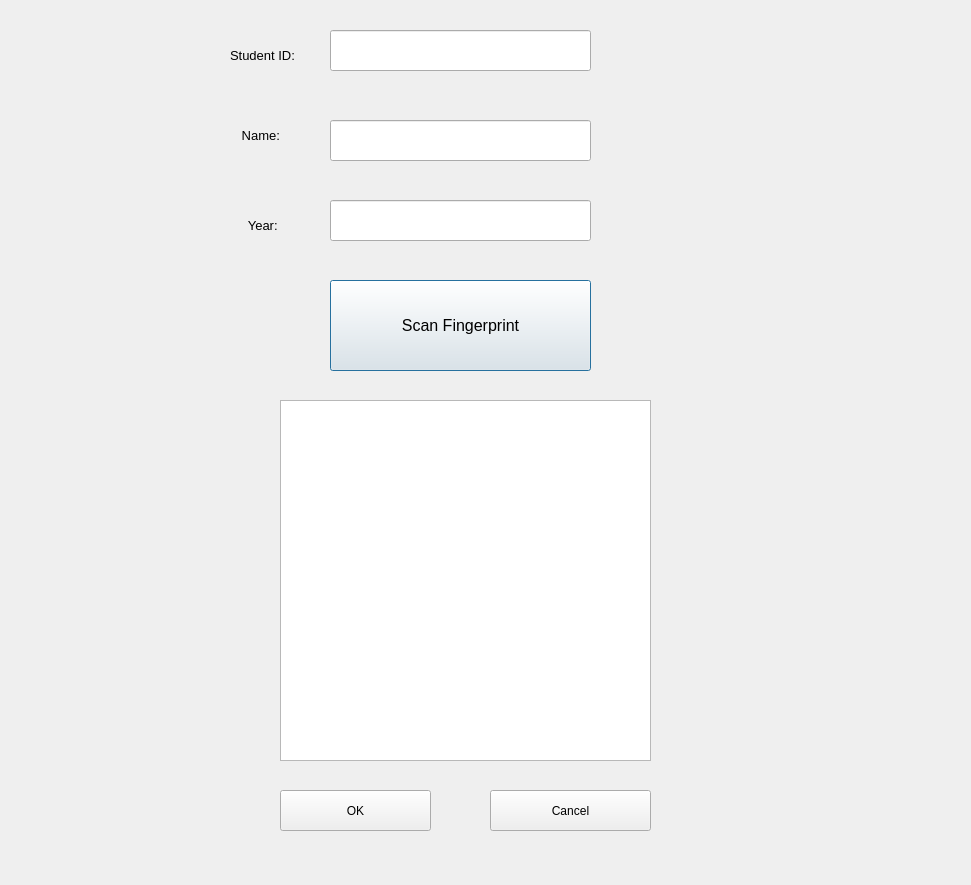
<?xml version="1.0" encoding="UTF-8"?>
<ui version="4.0">
 <class>Dialog</class>
 <widget class="QDialog" name="Dialog">
  <property name="geometry">
   <rect>
    <x>0</x>
    <y>0</y>
    <width>971</width>
    <height>885</height>
   </rect>
  </property>
  <property name="windowTitle">
   <string>Student Enroll</string>
  </property>
  <widget class="QLabel" name="label_3">
   <property name="geometry">
    <rect>
     <x>230</x>
     <y>210</y>
     <width>91</width>
     <height>31</height>
    </rect>
   </property>
   <property name="font">
    <font>
     <pointsize>10</pointsize>
    </font>
   </property>
   <property name="text">
    <string>     Year:</string>
   </property>
  </widget>
  <widget class="QLabel" name="label">
   <property name="geometry">
    <rect>
     <x>230</x>
     <y>40</y>
     <width>91</width>
     <height>31</height>
    </rect>
   </property>
   <property name="font">
    <font>
     <pointsize>10</pointsize>
    </font>
   </property>
   <property name="text">
    <string>Student ID:</string>
   </property>
  </widget>
  <widget class="QGraphicsView" name="graphicsView">
   <property name="geometry">
    <rect>
     <x>280</x>
     <y>400</y>
     <width>371</width>
     <height>361</height>
    </rect>
   </property>
  </widget>
  <widget class="QLineEdit" name="lineEdit">
   <property name="geometry">
    <rect>
     <x>330</x>
     <y>30</y>
     <width>261</width>
     <height>41</height>
    </rect>
   </property>
  </widget>
  <widget class="QLineEdit" name="lineEdit_2">
   <property name="geometry">
    <rect>
     <x>330</x>
     <y>120</y>
     <width>261</width>
     <height>41</height>
    </rect>
   </property>
  </widget>
  <widget class="QLineEdit" name="lineEdit_3">
   <property name="geometry">
    <rect>
     <x>330</x>
     <y>200</y>
     <width>261</width>
     <height>41</height>
    </rect>
   </property>
  </widget>
  <widget class="QPushButton" name="pushButton">
   <property name="geometry">
    <rect>
     <x>330</x>
     <y>280</y>
     <width>261</width>
     <height>91</height>
    </rect>
   </property>
   <property name="font">
    <font>
     <pointsize>12</pointsize>
    </font>
   </property>
   <property name="text">
    <string>Scan Fingerprint</string>
   </property>
  </widget>
  <widget class="QLabel" name="label_4">
   <property name="geometry">
    <rect>
     <x>220</x>
     <y>290</y>
     <width>91</width>
     <height>31</height>
    </rect>
   </property>
   <property name="font">
    <font>
     <pointsize>10</pointsize>
    </font>
   </property>
   <property name="text">
    <string/>
   </property>
  </widget>
  <widget class="QLabel" name="label_2">
   <property name="geometry">
    <rect>
     <x>220</x>
     <y>120</y>
     <width>91</width>
     <height>31</height>
    </rect>
   </property>
   <property name="font">
    <font>
     <pointsize>10</pointsize>
    </font>
   </property>
   <property name="text">
    <string>      Name:</string>
   </property>
  </widget>
  <widget class="QPushButton" name="pushButton_2">
   <property name="geometry">
    <rect>
     <x>280</x>
     <y>790</y>
     <width>151</width>
     <height>41</height>
    </rect>
   </property>
   <property name="text">
    <string>OK</string>
   </property>
  </widget>
  <widget class="QPushButton" name="pushButton_3">
   <property name="geometry">
    <rect>
     <x>490</x>
     <y>790</y>
     <width>161</width>
     <height>41</height>
    </rect>
   </property>
   <property name="text">
    <string>Cancel</string>
   </property>
  </widget>
 </widget>
 <resources/>
 <connections/>
</ui>
